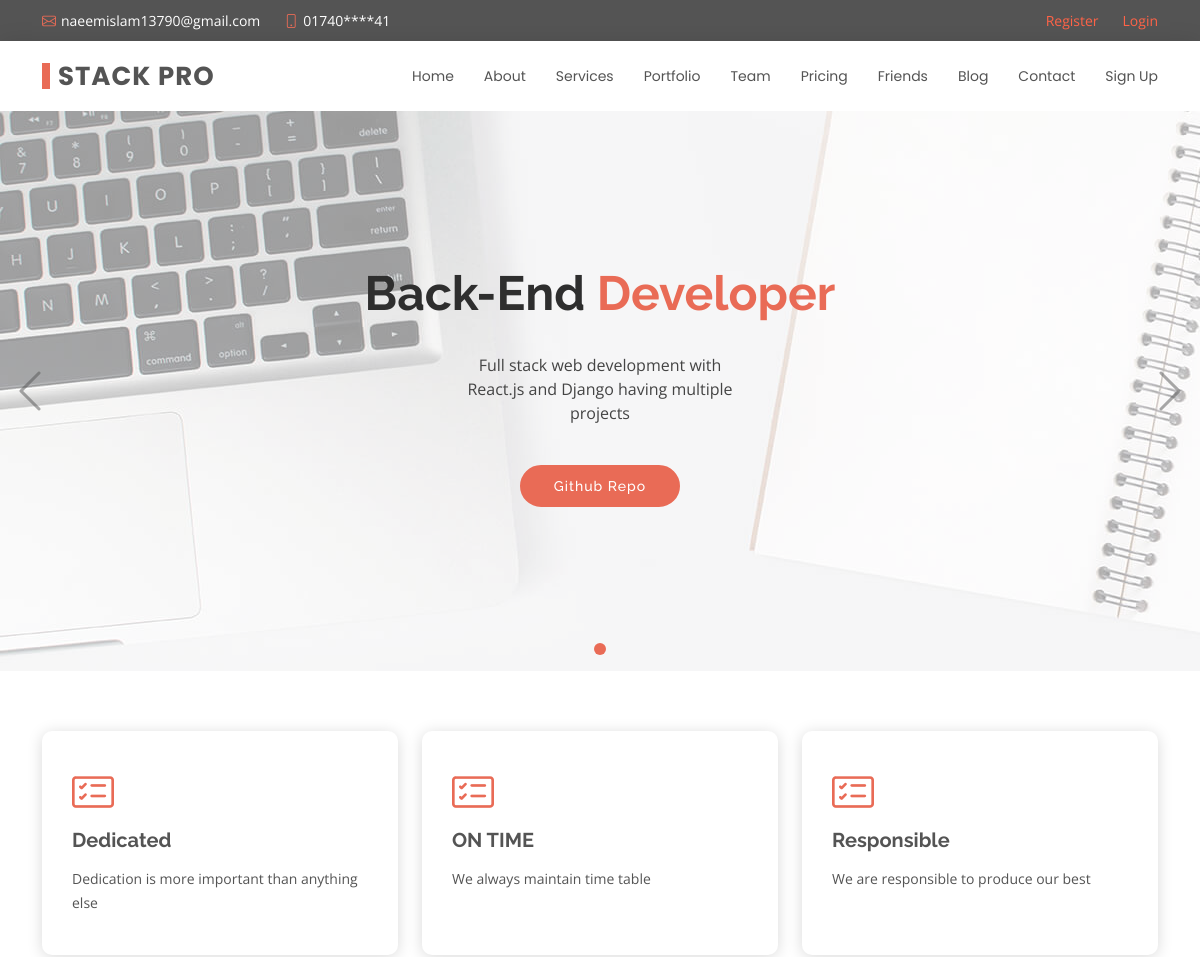
The app's page / (upper part), older data.
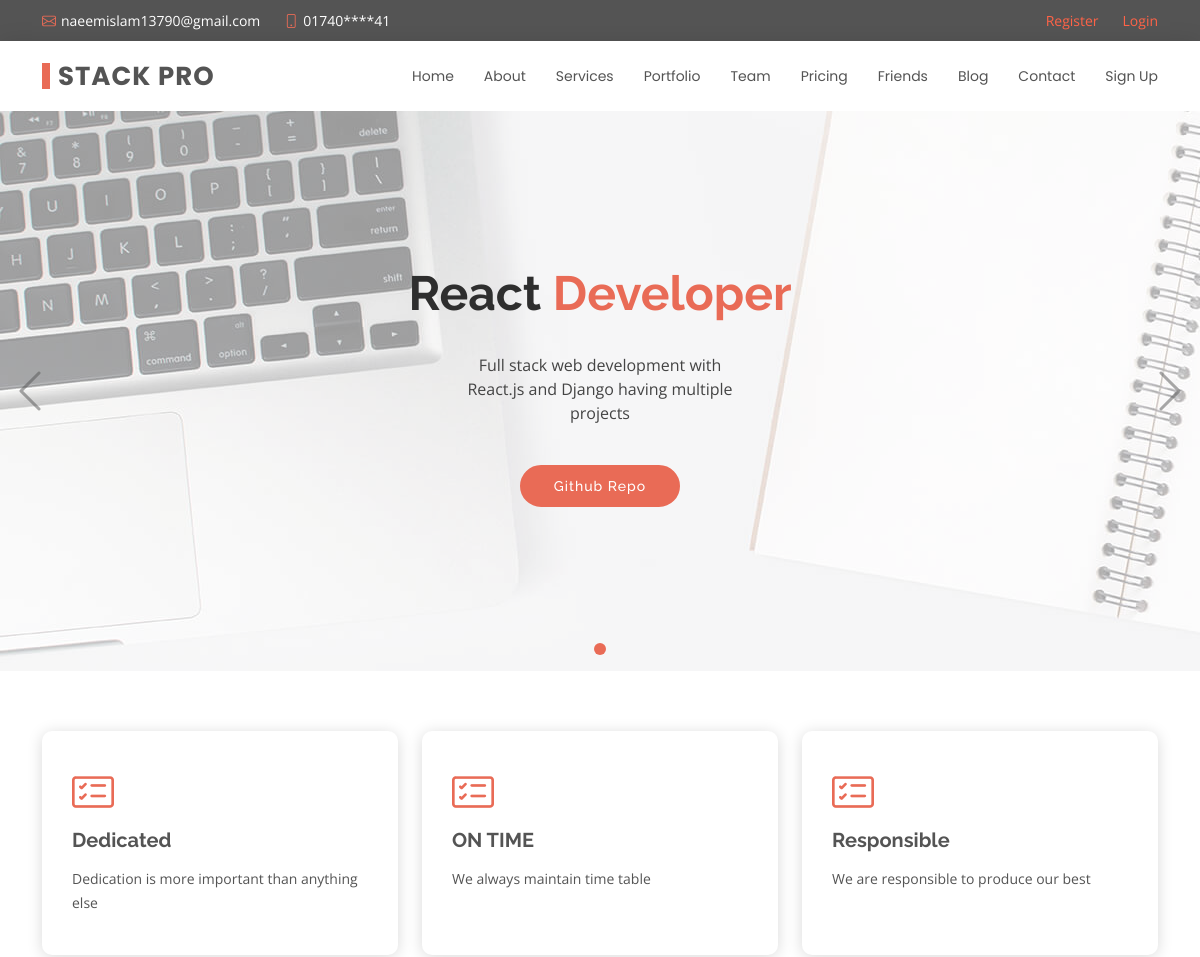
The same page, newer data.
### index/models.py (models this page shows, shortened)
class Hero(models.Model):
    title = models.CharField(max_length=264)
    lasttitle = models.CharField(max_length=264)
    description = models.TextField(max_length=1000)
    button = models.URLField(max_length=264)
    slideImg = models.ImageField(upload_to='slider/')

### index/views.py (the view)
# urls.py: path('', views.index, name='index'),
def index(request):
    hero = Hero.objects.order_by()
    feature = Featured.objects.order_by()
    about = About.objects.order_by()
    client = Client.objects.order_by()
    service = Service.objects.order_by()
    top_header = Top_header.objects.order_by()
    header = Header.objects.order_by()
    context = {
        'herodata': hero,
        'featuredata': feature,
        'aboutdata': about,
        'clientdata': client,
        'servicedata': service,
        'top_headerdata': top_header,
        'headerdata': header,
    }
    template = 'index.html'
    return render(request, template_name=template, context=context)

### templates/index.html (shortened to what this page needs)
{% extends 'base.html' %}
{% load static %}
{% block content %}
  <section id="hero">
    <div class="hero-container">
      <div id="heroCarousel" data-bs-interval="5000" class="carousel slide carousel-fade" data-bs-ride="carousel">
        <ol class="carousel-indicators" id="hero-carousel-indicators"></ol>
        <div class="carousel-inner" role="listbox">
          {% for sld in herodata %}
          <div class="carousel-item {% if forloop.first %} active {%endif%}" style="background: url({{sld.slideImg.url}})">
            <div class="carousel-container">
              <div class="carousel-content">
                <h2 class="animate__animated animate__fadeInDown">{{sld.title}}<span> {{sld.lasttitle}}</span></h2>
                <p class="animate__animated animate__fadeInUp">{{sld.description}}</p>
                <a href="{{sld.button}}" class="btn-get-started animate__animated animate__fadeInUp">Github Repo</a>
              </div>
            </div>
          </div>
          {% endfor %}
        </div>
        <a class="carousel-control-prev" href="#heroCarousel" role="button" data-bs-slide="prev">
          <span class="carousel-control-prev-icon bi bi-chevron-left" aria-hidden="true"></span>
        </a>
        <a class="carousel-control-next" href="#heroCarousel" role="button" data-bs-slide="next">
          <span class="carousel-control-next-icon bi bi-chevron-right" aria-hidden="true"></span>
        </a>
      </div>
    </div>
  </section>
  <main id="main">
    <section id="featured" class="featured">
      <div class="container">
        <div class="row">
          {% for feature in featuredata %}
          <div class="col-lg-4">
            <div class="icon-box">
              <i class="bi bi-card-checklist"></i>
              <h3><a href="{{feature.url}}">{{feature.title}}</a></h3>
              <p>{{feature.text}}</p>
            </div>
          </div>
          {% endfor %}
        </div>
      </div>
    </section>
  </main>
{% endblock %}

Row changes from the older to the newer data that the page shows:
changed Hero "Developer": title "Back-End" → "React"
